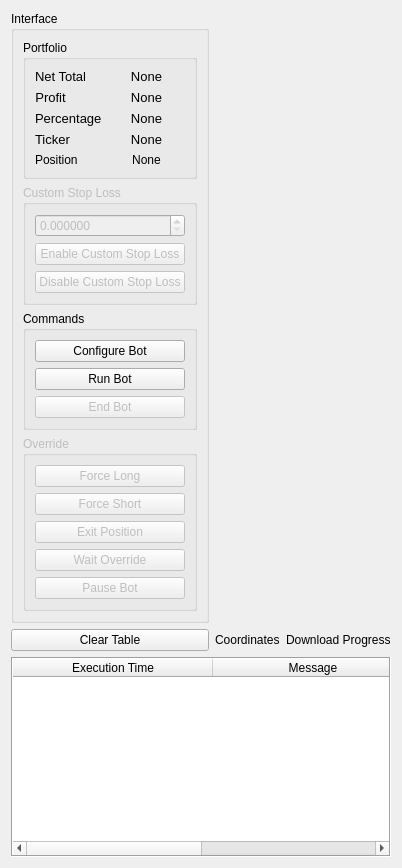
          <widget class="QWidget" name="dashboardTab">
           <attribute name="title">
            <string>Dashboard</string>
           </attribute>
           <layout class="QGridLayout" name="gridLayout">
            <item row="0" column="1" colspan="2">
             <widget class="PlotWidget" name="liveGraph" native="true">
              <property name="minimumSize">
               <size>
                <width>0</width>
                <height>350</height>
               </size>
              </property>
             </widget>
            </item>
            <item row="0" column="0">
             <widget class="QGroupBox" name="mainInterfaceGroup">
              <property name="sizePolicy">
               <sizepolicy hsizetype="Fixed" vsizetype="Fixed">
                <horstretch>0</horstretch>
                <verstretch>0</verstretch>
               </sizepolicy>
              </property>
              <property name="title">
               <string>Interface</string>
              </property>
              <layout class="QVBoxLayout" name="verticalLayout_7">
               <item>
                <widget class="QGroupBox" name="portfolioGroupBox">
                 <property name="sizePolicy">
                  <sizepolicy hsizetype="Minimum" vsizetype="Fixed">
                   <horstretch>0</horstretch>
                   <verstretch>0</verstretch>
                  </sizepolicy>
                 </property>
                 <property name="title">
                  <string>Portfolio</string>
                 </property>
                 <layout class="QFormLayout" name="formLayout">
                  <item row="0" column="0">
                   <widget class="QLabel" name="netTotalLabel">
                    <property name="sizePolicy">
                     <sizepolicy hsizetype="Fixed" vsizetype="Fixed">
                      <horstretch>0</horstretch>
                      <verstretch>0</verstretch>
                     </sizepolicy>
                    </property>
                    <property name="font">
                     <font>
                      <pointsize>10</pointsize>
                     </font>
                    </property>
                    <property name="text">
                     <string>Net Total</string>
                    </property>
                    <property name="alignment">
                     <set>Qt::AlignCenter</set>
                    </property>
                   </widget>
                  </item>
                  <item row="0" column="1">
                   <widget class="QLabel" name="netTotalValue">
                    <property name="sizePolicy">
                     <sizepolicy hsizetype="Preferred" vsizetype="Fixed">
                      <horstretch>0</horstretch>
                      <verstretch>0</verstretch>
                     </sizepolicy>
                    </property>
                    <property name="font">
                     <font>
                      <pointsize>10</pointsize>
                     </font>
                    </property>
                    <property name="text">
                     <string>None</string>
                    </property>
                    <property name="alignment">
                     <set>Qt::AlignCenter</set>
                    </property>
                   </widget>
                  </item>
                  <item row="1" column="0">
                   <widget class="QLabel" name="profitLabel">
                    <property name="sizePolicy">
                     <sizepolicy hsizetype="Fixed" vsizetype="Fixed">
                      <horstretch>0</horstretch>
                      <verstretch>0</verstretch>
                     </sizepolicy>
                    </property>
                    <property name="font">
                     <font>
                      <pointsize>10</pointsize>
                     </font>
                    </property>
                    <property name="text">
                     <string>Profit</string>
                    </property>
                    <property name="alignment">
                     <set>Qt::AlignCenter</set>
                    </property>
                   </widget>
                  </item>
                  <item row="1" column="1">
                   <widget class="QLabel" name="profitValue">
                    <property name="sizePolicy">
                     <sizepolicy hsizetype="Preferred" vsizetype="Fixed">
                      <horstretch>0</horstretch>
                      <verstretch>0</verstretch>
                     </sizepolicy>
                    </property>
                    <property name="font">
                     <font>
                      <pointsize>10</pointsize>
                     </font>
                    </property>
                    <property name="text">
                     <string>None</string>
                    </property>
                    <property name="alignment">
                     <set>Qt::AlignCenter</set>
                    </property>
                   </widget>
                  </item>
                  <item row="2" column="0">
                   <widget class="QLabel" name="percentageLabel">
                    <property name="font">
                     <font>
                      <pointsize>10</pointsize>
                     </font>
                    </property>
                    <property name="text">
                     <string>Percentage</string>
                    </property>
                   </widget>
                  </item>
                  <item row="2" column="1">
                   <widget class="QLabel" name="percentageValue">
                    <property name="font">
                     <font>
                      <pointsize>10</pointsize>
                     </font>
                    </property>
                    <property name="text">
                     <string>None</string>
                    </property>
                    <property name="alignment">
                     <set>Qt::AlignCenter</set>
                    </property>
                   </widget>
                  </item>
                  <item row="3" column="0">
                   <widget class="QLabel" name="tickerLabel">
                    <property name="font">
                     <font>
                      <pointsize>10</pointsize>
                     </font>
                    </property>
                    <property name="text">
                     <string>Ticker</string>
                    </property>
                   </widget>
                  </item>
                  <item row="3" column="1">
                   <widget class="QLabel" name="tickerValue">
                    <property name="font">
                     <font>
                      <pointsize>10</pointsize>
                     </font>
                    </property>
                    <property name="text">
                     <string>None</string>
                    </property>
                    <property name="alignment">
                     <set>Qt::AlignCenter</set>
                    </property>
                   </widget>
                  </item>
                  <item row="4" column="0">
                   <widget class="QLabel" name="positionLabel">
                    <property name="text">
                     <string>Position</string>
                    </property>
                   </widget>
                  </item>
                  <item row="4" column="1">
                   <widget class="QLabel" name="positionValue">
                    <property name="text">
                     <string>None</string>
                    </property>
                    <property name="alignment">
                     <set>Qt::AlignCenter</set>
                    </property>
                   </widget>
                  </item>
                 </layout>
                </widget>
               </item>
               <item>
                <widget class="QGroupBox" name="customStopLossGroupBox">
                 <property name="enabled">
                  <bool>false</bool>
                 </property>
                 <property name="title">
                  <string>Custom Stop Loss</string>
                 </property>
                 <layout class="QVBoxLayout" name="verticalLayout_8">
                  <item>
                   <widget class="QDoubleSpinBox" name="customStopLossValue">
                    <property name="buttonSymbols">
                     <enum>QAbstractSpinBox::UpDownArrows</enum>
                    </property>
                    <property name="decimals">
                     <number>6</number>
                    </property>
                    <property name="maximum">
                     <double>10000000000.000000000000000</double>
                    </property>
                   </widget>
                  </item>
                  <item>
                   <widget class="QPushButton" name="enableCustomStopLossButton">
                    <property name="text">
                     <string>Enable Custom Stop Loss</string>
                    </property>
                   </widget>
                  </item>
                  <item>
                   <widget class="QPushButton" name="disableCustomStopLossButton">
                    <property name="enabled">
                     <bool>false</bool>
                    </property>
                    <property name="text">
                     <string>Disable Custom Stop Loss</string>
                    </property>
                   </widget>
                  </item>
                 </layout>
                </widget>
               </item>
               <item>
                <widget class="QGroupBox" name="commandsGroupBox">
                 <property name="sizePolicy">
                  <sizepolicy hsizetype="Minimum" vsizetype="Fixed">
                   <horstretch>0</horstretch>
                   <verstretch>0</verstretch>
                  </sizepolicy>
                 </property>
                 <property name="title">
                  <string>Commands</string>
                 </property>
                 <layout class="QVBoxLayout" name="verticalLayout_2">
                  <item>
                   <widget class="QPushButton" name="configureBotButton">
                    <property name="sizePolicy">
                     <sizepolicy hsizetype="Preferred" vsizetype="Fixed">
                      <horstretch>0</horstretch>
                      <verstretch>0</verstretch>
                     </sizepolicy>
                    </property>
                    <property name="text">
                     <string>Configure Bot</string>
                    </property>
                   </widget>
                  </item>
                  <item>
                   <widget class="QPushButton" name="runBotButton">
                    <property name="sizePolicy">
                     <sizepolicy hsizetype="Preferred" vsizetype="Fixed">
                      <horstretch>0</horstretch>
                      <verstretch>0</verstretch>
                     </sizepolicy>
                    </property>
                    <property name="toolTip">
                     <string>Run live bot.</string>
                    </property>
                    <property name="text">
                     <string>Run Bot</string>
                    </property>
                   </widget>
                  </item>
                  <item>
                   <widget class="QPushButton" name="endBotButton">
                    <property name="enabled">
                     <bool>false</bool>
                    </property>
                    <property name="sizePolicy">
                     <sizepolicy hsizetype="Preferred" vsizetype="Fixed">
                      <horstretch>0</horstretch>
                      <verstretch>0</verstretch>
                     </sizepolicy>
                    </property>
                    <property name="toolTip">
                     <string>End live bot.</string>
                    </property>
                    <property name="text">
                     <string>End Bot</string>
                    </property>
                   </widget>
                  </item>
                 </layout>
                </widget>
               </item>
               <item>
                <widget class="QGroupBox" name="overrideGroupBox">
                 <property name="enabled">
                  <bool>false</bool>
                 </property>
                 <property name="sizePolicy">
                  <sizepolicy hsizetype="Minimum" vsizetype="Fixed">
                   <horstretch>0</horstretch>
                   <verstretch>0</verstretch>
                  </sizepolicy>
                 </property>
                 <property name="title">
                  <string>Override</string>
                 </property>
                 <layout class="QVBoxLayout" name="verticalLayout">
                  <item>
                   <widget class="QPushButton" name="forceLongButton">
                    <property name="sizePolicy">
                     <sizepolicy hsizetype="Preferred" vsizetype="Fixed">
                      <horstretch>0</horstretch>
                      <verstretch>0</verstretch>
                     </sizepolicy>
                    </property>
                    <property name="toolTip">
                     <string>Force bot to take long position</string>
                    </property>
                    <property name="text">
                     <string>Force Long</string>
                    </property>
                   </widget>
                  </item>
                  <item>
                   <widget class="QPushButton" name="forceShortButton">
                    <property name="sizePolicy">
                     <sizepolicy hsizetype="Preferred" vsizetype="Fixed">
                      <horstretch>0</horstretch>
                      <verstretch>0</verstretch>
                     </sizepolicy>
                    </property>
                    <property name="toolTip">
                     <string>Force bot to take short position</string>
                    </property>
                    <property name="text">
                     <string>Force Short</string>
                    </property>
                   </widget>
                  </item>
                  <item>
                   <widget class="QPushButton" name="exitPositionButton">
                    <property name="text">
                     <string>Exit Position</string>
                    </property>
                   </widget>
                  </item>
                  <item>
                   <widget class="QPushButton" name="waitOverrideButton">
                    <property name="sizePolicy">
                     <sizepolicy hsizetype="Preferred" vsizetype="Fixed">
                      <horstretch>0</horstretch>
                      <verstretch>0</verstretch>
                     </sizepolicy>
                    </property>
                    <property name="text">
                     <string>Wait Override</string>
                    </property>
                   </widget>
                  </item>
                  <item>
                   <widget class="QPushButton" name="pauseBotButton">
                    <property name="text">
                     <string>Pause Bot</string>
                    </property>
                   </widget>
                  </item>
                 </layout>
                </widget>
               </item>
              </layout>
             </widget>
            </item>
            <item row="3" column="0" colspan="3">
             <widget class="QTableWidget" name="activityMonitor">
              <property name="sizePolicy">
               <sizepolicy hsizetype="Preferred" vsizetype="Expanding">
                <horstretch>0</horstretch>
                <verstretch>0</verstretch>
               </sizepolicy>
              </property>
              <property name="minimumSize">
               <size>
                <width>0</width>
                <height>200</height>
               </size>
              </property>
              <property name="frameShape">
               <enum>QFrame::Box</enum>
              </property>
              <property name="frameShadow">
               <enum>QFrame::Sunken</enum>
              </property>
              <property name="editTriggers">
               <set>QAbstractItemView::NoEditTriggers</set>
              </property>
              <property name="showGrid">
               <bool>true</bool>
              </property>
              <property name="gridStyle">
               <enum>Qt::SolidLine</enum>
              </property>
              <property name="sortingEnabled">
               <bool>false</bool>
              </property>
              <property name="wordWrap">
               <bool>true</bool>
              </property>
              <attribute name="horizontalHeaderCascadingSectionResizes">
               <bool>true</bool>
              </attribute>
              <attribute name="horizontalHeaderDefaultSectionSize">
               <number>200</number>
              </attribute>
              <attribute name="horizontalHeaderStretchLastSection">
               <bool>true</bool>
              </attribute>
              <attribute name="verticalHeaderVisible">
               <bool>false</bool>
              </attribute>
              <attribute name="verticalHeaderCascadingSectionResizes">
               <bool>false</bool>
              </attribute>
              <attribute name="verticalHeaderDefaultSectionSize">
               <number>30</number>
              </attribute>
              <attribute name="verticalHeaderStretchLastSection">
               <bool>false</bool>
              </attribute>
              <column>
               <property name="text">
                <string>Execution Time</string>
               </property>
              </column>
              <column>
               <property name="text">
                <string>Message</string>
               </property>
              </column>
             </widget>
            </item>
            <item row="1" column="1">
             <widget class="QLabel" name="liveCoordinates">
              <property name="text">
               <string>Coordinates</string>
              </property>
             </widget>
            </item>
            <item row="1" column="2">
             <widget class="QLabel" name="liveDownloadProgress">
              <property name="text">
               <string>Download Progress</string>
              </property>
             </widget>
            </item>
            <item row="1" column="0">
             <widget class="QPushButton" name="clearTableButton">
              <property name="sizePolicy">
               <sizepolicy hsizetype="Preferred" vsizetype="Fixed">
                <horstretch>0</horstretch>
                <verstretch>0</verstretch>
               </sizepolicy>
              </property>
              <property name="text">
               <string>Clear Table</string>
              </property>
             </widget>
            </item>
           </layout>
          </widget>
